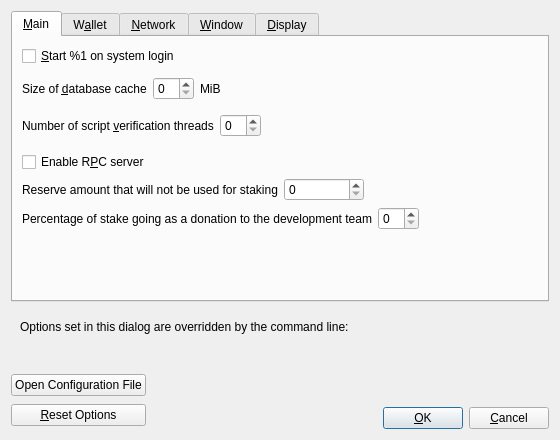
<?xml version="1.0" encoding="UTF-8"?>
<ui version="4.0">
 <class>OptionsDialog</class>
 <widget class="QDialog" name="OptionsDialog">
  <property name="geometry">
   <rect>
    <x>0</x>
    <y>0</y>
    <width>560</width>
    <height>440</height>
   </rect>
  </property>
  <property name="windowTitle">
   <string>Options</string>
  </property>
  <property name="modal">
   <bool>true</bool>
  </property>
  <layout class="QVBoxLayout" name="verticalLayout">
   <item>
    <widget class="QTabWidget" name="tabWidget">
     <property name="currentIndex">
      <number>0</number>
     </property>
     <widget class="QWidget" name="tabMain">
      <attribute name="title">
       <string>&amp;Main</string>
      </attribute>
      <layout class="QVBoxLayout" name="verticalLayout_Main">
       <item>
        <widget class="QCheckBox" name="bitcoinAtStartup">
         <property name="toolTip">
          <string>Automatically start %1 after logging in to the system.</string>
         </property>
         <property name="text">
          <string>&amp;Start %1 on system login</string>
         </property>
        </widget>
       </item>
       <item>
        <spacer name="horizontalSpacer_0_Main">
         <property name="orientation">
          <enum>Qt::Horizontal</enum>
         </property>
         <property name="sizeHint" stdset="0">
          <size>
           <width>40</width>
           <height>5</height>
          </size>
         </property>
        </spacer>
       </item>
       <item>
        <layout class="QHBoxLayout" name="horizontalLayout_2_Main">
         <item>
          <widget class="QLabel" name="databaseCacheLabel">
           <property name="toolTip">
            <string extracomment="Tooltip text for Options window setting that sets the size of the database cache. Explains the corresponding effects of increasing/decreasing this value.">Maximum database cache size. A larger cache can contribute to faster sync, after which the benefit is less pronounced for most use cases. Lowering the cache size will reduce memory usage. Unused mempool memory is shared for this cache.</string>
           </property>
           <property name="text">
            <string>Size of &amp;database cache</string>
           </property>
           <property name="textFormat">
            <enum>Qt::PlainText</enum>
           </property>
           <property name="buddy">
            <cstring>databaseCache</cstring>
           </property>
          </widget>
         </item>
         <item>
          <widget class="QSpinBox" name="databaseCache"/>
         </item>
         <item>
          <widget class="QLabel" name="databaseCacheUnitLabel">
           <property name="text">
            <string>MiB</string>
           </property>
           <property name="textFormat">
            <enum>Qt::PlainText</enum>
           </property>
          </widget>
         </item>
         <item>
          <spacer name="horizontalSpacer_2_Main">
           <property name="orientation">
            <enum>Qt::Horizontal</enum>
           </property>
           <property name="sizeHint" stdset="0">
            <size>
             <width>40</width>
             <height>20</height>
            </size>
           </property>
          </spacer>
         </item>
        </layout>
       </item>
       <item>
        <layout class="QHBoxLayout" name="horizontalLayout_Main_VerifyLabel">
         <item>
          <widget class="QLabel" name="threadsScriptVerifLabel">
           <property name="toolTip">
            <string extracomment="Tooltip text for Options window setting that sets the number of script verification threads. Explains that negative values mean to leave these many cores free to the system.">Set the number of script verification threads. Negative values correspond to the number of cores you want to leave free to the system.</string>
           </property>
           <property name="text">
            <string>Number of script &amp;verification threads</string>
           </property>
           <property name="textFormat">
            <enum>Qt::PlainText</enum>
           </property>
           <property name="buddy">
            <cstring>threadsScriptVerif</cstring>
           </property>
          </widget>
         </item>
         <item>
          <widget class="QSpinBox" name="threadsScriptVerif">
           <property name="toolTip">
            <string>(0 = auto, &lt;0 = leave that many cores free)</string>
           </property>
          </widget>
         </item>
         <item>
          <spacer name="horizontalSpacer_Main_Threads">
           <property name="orientation">
            <enum>Qt::Horizontal</enum>
           </property>
           <property name="sizeHint" stdset="0">
            <size>
             <width>40</width>
             <height>40</height>
            </size>
           </property>
          </spacer>
         </item>
        </layout>
       </item>
       <item>
       <widget class="QCheckBox" name="enableServer">
         <property name="toolTip">
          <string extracomment="Tooltip text for Options window setting that enables the RPC server.">This allows you or a third party tool to communicate with the node through command-line and JSON-RPC commands.</string>
         </property>
         <property name="text">
          <string extracomment="An Options window setting to enable the RPC server.">Enable R&amp;PC server</string>
         </property>
        </widget>
       </item>
       <item>
        <layout class="QHBoxLayout" name="horizontalLayout_Main_ReserveBalanceLabel">
         <item>
          <widget class="QLabel" name="reserveBalanceLabel">
           <property name="text">
            <string>Reserve amount that will not be used for staking</string>
           </property>
           <property name="textFormat">
            <enum>Qt::PlainText</enum>
           </property>
           <property name="buddy">
            <cstring>reserveBalance</cstring>
           </property>
          </widget>
         </item>
         <item>
          <widget class="BitcoinAmountField" name="reserveBalance">
           <property name="sizePolicy">
             <sizepolicy hsizetype="Fixed" vsizetype="Fixed">
             <horstretch>0</horstretch>
             <verstretch>0</verstretch>
             </sizepolicy>
           </property>
           <property name="minimumSize">
             <size>
             <width>80</width>
             <height>0</height>
             </size>
           </property>
           <property name="maximumSize">
             <size>
             <width>1000</width>
             <height>100</height>
             </size>
           </property>
           <property name="toolTip">
            <string>Reserve amount that will not be used for staking</string>
           </property>
          </widget>
         </item>
         <item>
          <spacer name="horizontalSpacer_Main_ReserveBalance">
           <property name="orientation">
            <enum>Qt::Horizontal</enum>
           </property>
           <property name="sizeHint" stdset="0">
            <size>
             <width>40</width>
             <height>20</height>
            </size>
           </property>
          </spacer>
         </item>
        </layout>
       </item>
       <item>
        <layout class="QHBoxLayout" name="horizontalLayout_Main_DonationsLabel">
         <item>
          <widget class="QLabel" name="donationPercentageLabel">
           <property name="text">
            <string>Percentage of stake going as a donation to the development team</string>
           </property>
           <property name="textFormat">
            <enum>Qt::PlainText</enum>
           </property>
           <property name="buddy">
            <cstring>donationPercentage</cstring>
           </property>
          </widget>
         </item>
         <item>
          <widget class="QSpinBox" name="donationPercentage">
           <property name="toolTip">
            <string>(set preferrable value in %)</string>
           </property>
          </widget>
         </item>
         <item>
          <spacer name="horizontalSpacer_Main_Donations">
           <property name="orientation">
            <enum>Qt::Horizontal</enum>
           </property>
           <property name="sizeHint" stdset="0">
            <size>
             <width>40</width>
             <height>20</height>
            </size>
           </property>
          </spacer>
         </item>
        </layout>
       </item>
       <item>
        <spacer name="verticalSpacer_Main">
         <property name="orientation">
          <enum>Qt::Vertical</enum>
         </property>
         <property name="sizeHint" stdset="0">
          <size>
           <width>20</width>
           <height>40</height>
          </size>
         </property>
        </spacer>
       </item>
      </layout>
     </widget>
     <widget class="QWidget" name="tabWallet">
      <attribute name="title">
       <string>W&amp;allet</string>
      </attribute>
      <layout class="QVBoxLayout" name="verticalLayout_Wallet">
       <item>
        <widget class="QCheckBox" name="subFeeFromAmount">
         <property name="toolTip">
          <string extracomment="Tooltip text for Options window setting that sets subtracting the fee from a sending amount as default.">Whether to set subtract fee from amount as default or not.</string>
         </property>
         <property name="text">
          <string extracomment="An Options window setting to set subtracting the fee from a sending amount as default.">Subtract &amp;fee from amount by default</string>
         </property>
        </widget>
       </item>
       <item>
        <widget class="QGroupBox" name="groupBox">
         <property name="title">
          <string>Expert</string>
         </property>
         <layout class="QVBoxLayout" name="verticalLayout_2">
          <item>
           <widget class="QCheckBox" name="coinControlFeatures">
            <property name="toolTip">
             <string>Whether to show coin control features or not.</string>
            </property>
            <property name="text">
             <string>Enable coin &amp;control features</string>
            </property>
           </widget>
          </item>
          <item>
           <widget class="QCheckBox" name="spendZeroConfChange">
            <property name="toolTip">
             <string>If you disable the spending of unconfirmed change, the change from a transaction cannot be used until that transaction has at least one confirmation. This also affects how your balance is computed.</string>
            </property>
            <property name="text">
             <string>&amp;Spend unconfirmed change</string>
            </property>
           </widget>
          </item>
          <item>
           <widget class="QCheckBox" name="m_enable_psbt_controls">
            <property name="text">
             <string extracomment="An options window setting to enable PSBT controls.">Enable &amp;PSBT controls</string>
            </property>
            <property name="toolTip">
             <string extracomment="Tooltip text for options window setting that enables PSBT controls.">Whether to show PSBT controls.</string>
            </property>
           </widget>
          </item>
         </layout>
        </widget>
       </item>
       <item>
        <widget class="QGroupBox" name="groupBoxHww">
         <property name="title">
          <string>External Signer (e.g. hardware wallet)</string>
         </property>
         <layout class="QVBoxLayout" name="verticalLayoutHww">
          <item>
           <layout class="QHBoxLayout" name="horizontalLayoutHww">
            <item>
             <widget class="QLabel" name="externalSignerPathLabel">
              <property name="text">
               <string>&amp;External signer script path</string>
              </property>
              <property name="buddy">
               <cstring>externalSignerPath</cstring>
              </property>
             </widget>
            </item>
            <item>
             <widget class="QLineEdit" name="externalSignerPath">
              <property name="toolTip">
               <string>Full path to a Bitcoin Core compatible script (e.g. C:\Downloads\hwi.exe or /Users/you/Downloads/hwi.py). Beware: malware can steal your coins!</string>
              </property>
             </widget>
            </item>
           </layout>
          </item>
         </layout>
        </widget>
       </item>
       <item>
        <spacer name="verticalSpacer_Wallet">
         <property name="orientation">
          <enum>Qt::Vertical</enum>
         </property>
         <property name="sizeHint" stdset="0">
          <size>
           <width>20</width>
           <height>40</height>
          </size>
         </property>
        </spacer>
       </item>
      </layout>
     </widget>
     <widget class="QWidget" name="tabNetwork">
      <attribute name="title">
       <string>&amp;Network</string>
      </attribute>
      <layout class="QVBoxLayout" name="verticalLayout_Network">
       <item>
        <widget class="QCheckBox" name="mapPortUpnp">
         <property name="toolTip">
          <string>Automatically open the Bitcoin client port on the router. This only works when your router supports UPnP and it is enabled.</string>
         </property>
         <property name="text">
          <string>Map port using &amp;UPnP</string>
         </property>
        </widget>
       </item>
       <item>
        <widget class="QCheckBox" name="mapPortNatpmp">
         <property name="toolTip">
          <string>Automatically open the Bitcoin client port on the router. This only works when your router supports NAT-PMP and it is enabled. The external port could be random.</string>
         </property>
         <property name="text">
          <string>Map port using NA&amp;T-PMP</string>
         </property>
        </widget>
       </item>
       <item>
        <widget class="QCheckBox" name="allowIncoming">
         <property name="toolTip">
          <string>Accept connections from outside.</string>
         </property>
         <property name="text">
          <string>Allow incomin&amp;g connections</string>
         </property>
        </widget>
       </item>
       <item>
        <widget class="QCheckBox" name="connectSocks">
         <property name="toolTip">
          <string>Connect to the Bitcoin network through a SOCKS5 proxy.</string>
         </property>
         <property name="text">
          <string>&amp;Connect through SOCKS5 proxy (default proxy):</string>
         </property>
        </widget>
       </item>
       <item>
        <layout class="QHBoxLayout" name="horizontalLayout_1_Network">
         <item>
          <widget class="QLabel" name="proxyIpLabel">
           <property name="text">
            <string>Proxy &amp;IP:</string>
           </property>
           <property name="textFormat">
            <enum>Qt::PlainText</enum>
           </property>
           <property name="buddy">
            <cstring>proxyIp</cstring>
           </property>
          </widget>
         </item>
         <item>
          <widget class="QValidatedLineEdit" name="proxyIp">
           <property name="minimumSize">
            <size>
             <width>140</width>
             <height>0</height>
            </size>
           </property>
           <property name="maximumSize">
            <size>
             <width>140</width>
             <height>16777215</height>
            </size>
           </property>
           <property name="toolTip">
            <string>IP address of the proxy (e.g. IPv4: 127.0.0.1 / IPv6: ::1)</string>
           </property>
          </widget>
         </item>
         <item>
          <widget class="QLabel" name="proxyPortLabel">
           <property name="text">
            <string>&amp;Port:</string>
           </property>
           <property name="textFormat">
            <enum>Qt::PlainText</enum>
           </property>
           <property name="buddy">
            <cstring>proxyPort</cstring>
           </property>
          </widget>
         </item>
         <item>
          <widget class="QLineEdit" name="proxyPort">
           <property name="minimumSize">
            <size>
             <width>55</width>
             <height>0</height>
            </size>
           </property>
           <property name="maximumSize">
            <size>
             <width>55</width>
             <height>16777215</height>
            </size>
           </property>
           <property name="toolTip">
            <string>Port of the proxy (e.g. 9050)</string>
           </property>
          </widget>
         </item>
         <item>
          <spacer name="horizontalSpacer_1_Network">
           <property name="orientation">
            <enum>Qt::Horizontal</enum>
           </property>
           <property name="sizeHint" stdset="0">
            <size>
             <width>40</width>
             <height>20</height>
            </size>
           </property>
          </spacer>
         </item>
        </layout>
       </item>
       <item>
        <layout class="QHBoxLayout" name="horizontalLayout_2_Network">
         <item>
          <widget class="QLabel" name="proxyActiveNets">
           <property name="text">
            <string>Used for reaching peers via:</string>
           </property>
           <property name="textFormat">
            <enum>Qt::PlainText</enum>
           </property>
          </widget>
         </item>
         <item>
          <widget class="QCheckBox" name="proxyReachIPv4">
           <property name="enabled">
            <bool>false</bool>
           </property>
           <property name="toolTip">
            <string>Shows if the supplied default SOCKS5 proxy is used to reach peers via this network type.</string>
           </property>
           <property name="text">
            <string/>
           </property>
          </widget>
         </item>
         <item>
          <widget class="QLabel" name="proxyReachIPv4Label">
           <property name="text">
            <string>IPv4</string>
           </property>
           <property name="textFormat">
            <enum>Qt::PlainText</enum>
           </property>
          </widget>
         </item>
         <item>
          <widget class="QCheckBox" name="proxyReachIPv6">
           <property name="enabled">
            <bool>false</bool>
           </property>
           <property name="toolTip">
            <string>Shows if the supplied default SOCKS5 proxy is used to reach peers via this network type.</string>
           </property>
           <property name="text">
            <string/>
           </property>
          </widget>
         </item>
         <item>
          <widget class="QLabel" name="proxyReachIPv6Label">
           <property name="text">
            <string>IPv6</string>
           </property>
           <property name="textFormat">
            <enum>Qt::PlainText</enum>
           </property>
          </widget>
         </item>
         <item>
          <widget class="QCheckBox" name="proxyReachTor">
           <property name="enabled">
            <bool>false</bool>
           </property>
           <property name="toolTip">
            <string>Shows if the supplied default SOCKS5 proxy is used to reach peers via this network type.</string>
           </property>
           <property name="text">
            <string/>
           </property>
          </widget>
         </item>
         <item>
          <widget class="QLabel" name="proxyReachTorLabel">
           <property name="text">
            <string>Tor</string>
           </property>
           <property name="textFormat">
            <enum>Qt::PlainText</enum>
           </property>
          </widget>
         </item>
         <item>
          <spacer name="horizontalSpacer_2_Network">
           <property name="orientation">
            <enum>Qt::Horizontal</enum>
           </property>
           <property name="sizeHint" stdset="0">
            <size>
             <width>40</width>
             <height>20</height>
            </size>
           </property>
          </spacer>
         </item>
        </layout>
       </item>
       <item>
        <widget class="QCheckBox" name="connectSocksTor">
         <property name="toolTip">
          <string>Connect to the Bitcoin network through a separate SOCKS5 proxy for Tor onion services.</string>
         </property>
         <property name="text">
          <string>Use separate SOCKS&amp;5 proxy to reach peers via Tor onion services:</string>
         </property>
        </widget>
       </item>
       <item>
        <layout class="QHBoxLayout" name="horizontalLayout_3_Network">
         <item>
          <widget class="QLabel" name="proxyIpTorLabel">
           <property name="text">
            <string>Proxy &amp;IP:</string>
           </property>
           <property name="textFormat">
            <enum>Qt::PlainText</enum>
           </property>
           <property name="buddy">
            <cstring>proxyIpTor</cstring>
           </property>
          </widget>
         </item>
         <item>
          <widget class="QValidatedLineEdit" name="proxyIpTor">
           <property name="minimumSize">
            <size>
             <width>140</width>
             <height>0</height>
            </size>
           </property>
           <property name="maximumSize">
            <size>
             <width>140</width>
             <height>16777215</height>
            </size>
           </property>
           <property name="toolTip">
            <string>IP address of the proxy (e.g. IPv4: 127.0.0.1 / IPv6: ::1)</string>
           </property>
          </widget>
         </item>
         <item>
          <widget class="QLabel" name="proxyPortTorLabel">
           <property name="text">
            <string>&amp;Port:</string>
           </property>
           <property name="textFormat">
            <enum>Qt::PlainText</enum>
           </property>
           <property name="buddy">
            <cstring>proxyPortTor</cstring>
           </property>
          </widget>
         </item>
         <item>
          <widget class="QLineEdit" name="proxyPortTor">
           <property name="minimumSize">
            <size>
             <width>55</width>
             <height>0</height>
            </size>
           </property>
           <property name="maximumSize">
            <size>
             <width>55</width>
             <height>16777215</height>
            </size>
           </property>
           <property name="toolTip">
            <string>Port of the proxy (e.g. 9050)</string>
           </property>
          </widget>
         </item>
         <item>
          <spacer name="horizontalSpacer_4_Network">
           <property name="orientation">
            <enum>Qt::Horizontal</enum>
           </property>
           <property name="sizeHint" stdset="0">
            <size>
             <width>40</width>
             <height>20</height>
            </size>
           </property>
          </spacer>
         </item>
        </layout>
       </item>
       <item>
        <spacer name="verticalSpacer_Network">
         <property name="orientation">
          <enum>Qt::Vertical</enum>
         </property>
         <property name="sizeHint" stdset="0">
          <size>
           <width>20</width>
           <height>40</height>
          </size>
         </property>
        </spacer>
       </item>
      </layout>
     </widget>
     <widget class="QWidget" name="tabWindow">
      <attribute name="title">
       <string>&amp;Window</string>
      </attribute>
      <layout class="QVBoxLayout" name="verticalLayout_Window">
       <item>
        <widget class="QCheckBox" name="showTrayIcon">
         <property name="toolTip">
          <string>Show the icon in the system tray.</string>
         </property>
         <property name="text">
          <string>&amp;Show tray icon</string>
         </property>
         <property name="checked">
          <bool>true</bool>
         </property>
        </widget>
       </item>
       <item>
        <widget class="QCheckBox" name="minimizeToTray">
         <property name="toolTip">
          <string>Show only a tray icon after minimizing the window.</string>
         </property>
         <property name="text">
          <string>&amp;Minimize to the tray instead of the taskbar</string>
         </property>
        </widget>
       </item>
       <item>
        <widget class="QCheckBox" name="minimizeOnClose">
         <property name="toolTip">
          <string>Minimize instead of exit the application when the window is closed. When this option is enabled, the application will be closed only after selecting Exit in the menu.</string>
         </property>
         <property name="text">
          <string>M&amp;inimize on close</string>
         </property>
        </widget>
       </item>
       <item>
        <spacer name="verticalSpacer_Window">
         <property name="orientation">
          <enum>Qt::Vertical</enum>
         </property>
         <property name="sizeHint" stdset="0">
          <size>
           <width>20</width>
           <height>40</height>
          </size>
         </property>
        </spacer>
       </item>
      </layout>
     </widget>
     <widget class="QWidget" name="tabDisplay">
      <attribute name="title">
       <string>&amp;Display</string>
      </attribute>
      <layout class="QVBoxLayout" name="verticalLayout_Display">
       <item>
        <layout class="QHBoxLayout" name="horizontalLayout_1_Display">
         <item>
          <widget class="QLabel" name="langLabel">
           <property name="text">
            <string>User Interface &amp;language:</string>
           </property>
           <property name="textFormat">
            <enum>Qt::PlainText</enum>
           </property>
           <property name="buddy">
            <cstring>lang</cstring>
           </property>
          </widget>
         </item>
         <item>
          <widget class="QValueComboBox" name="lang">
           <property name="toolTip">
            <string>The user interface language can be set here. This setting will take effect after restarting %1.</string>
           </property>
          </widget>
         </item>
        </layout>
       </item>
       <item>
        <layout class="QHBoxLayout" name="horizontalLayout_2_Display">
         <item>
          <widget class="QLabel" name="unitLabel">
           <property name="text">
            <string>&amp;Unit to show amounts in:</string>
           </property>
           <property name="textFormat">
            <enum>Qt::PlainText</enum>
           </property>
           <property name="buddy">
            <cstring>unit</cstring>
           </property>
          </widget>
         </item>
         <item>
          <widget class="QValueComboBox" name="unit">
           <property name="toolTip">
            <string>Choose the default subdivision unit to show in the interface and when sending coins.</string>
           </property>
          </widget>
         </item>
        </layout>
       </item>
       <item>
        <layout class="QHBoxLayout" name="horizontalLayout_3_Display">
         <item>
          <widget class="QLabel" name="thirdPartyTxUrlsLabel">
           <property name="toolTip">
            <string>Third-party URLs (e.g. a block explorer) that appear in the transactions tab as context menu items. %s in the URL is replaced by transaction hash. Multiple URLs are separated by vertical bar |.</string>
           </property>
           <property name="text">
            <string>&amp;Third-party transaction URLs</string>
           </property>
           <property name="buddy">
            <cstring>thirdPartyTxUrls</cstring>
           </property>
          </widget>
         </item>
         <item>
          <widget class="QLineEdit" name="thirdPartyTxUrls">
           <property name="toolTip">
            <string>Third-party URLs (e.g. a block explorer) that appear in the transactions tab as context menu items. %s in the URL is replaced by transaction hash. Multiple URLs are separated by vertical bar |.</string>
           </property>
           <property name="placeholderText">
            <string notr="true">https://example.com/tx/%s</string>
           </property>
          </widget>
         </item>
        </layout>
       </item>
       <item>
        <widget class="QGroupBox" name="font_groupBox">
         <property name="title">
          <string>Monospaced font in the Overview tab:</string>
         </property>
         <layout class="QVBoxLayout" name="font_verticalLayout">
          <item>
           <layout class="QHBoxLayout" name="embeddedFont_horizontalLayout">
            <item>
             <widget class="QRadioButton" name="embeddedFont_radioButton">
              <property name="text">
               <string>embedded &quot;%1&quot;</string>
              </property>
             </widget>
            </item>
            <item>
             <spacer name="embeddedFont_horizontalSpacer">
              <property name="orientation">
               <enum>Qt::Horizontal</enum>
              </property>
              <property name="sizeHint" stdset="0">
               <size>
                <width>40</width>
                <height>20</height>
               </size>
              </property>
             </spacer>
            </item>
            <item>
             <layout class="QVBoxLayout" name="embeddedFont_verticalLayout">
              <item>
               <widget class="QLabel" name="embeddedFont_label_1">
                <property name="text">
                 <string notr="true">111.11111111 BTC</string>
                </property>
               </widget>
              </item>
              <item>
               <widget class="QLabel" name="embeddedFont_label_9">
                <property name="text">
                 <string notr="true">909.09090909 BTC</string>
                </property>
               </widget>
              </item>
             </layout>
            </item>
           </layout>
          </item>
          <item>
           <widget class="Line" name="font_line">
            <property name="orientation">
             <enum>Qt::Horizontal</enum>
            </property>
           </widget>
          </item>
          <item>
           <layout class="QHBoxLayout" name="systemFont_horizontalLayout">
            <item>
             <widget class="QRadioButton" name="systemFont_radioButton">
              <property name="text">
               <string>closest matching &quot;%1&quot;</string>
              </property>
             </widget>
            </item>
            <item>
             <spacer name="systemFont_horizontalSpacer">
              <property name="orientation">
               <enum>Qt::Horizontal</enum>
              </property>
              <property name="sizeHint" stdset="0">
               <size>
                <width>40</width>
                <height>20</height>
               </size>
              </property>
             </spacer>
            </item>
            <item>
             <layout class="QVBoxLayout" name="systemFont_verticalLayout">
              <item>
               <widget class="QLabel" name="systemFont_label_1">
                <property name="text">
                 <string notr="true">111.11111111 BTC</string>
                </property>
               </widget>
              </item>
              <item>
               <widget class="QLabel" name="systemFont_label_9">
                <property name="text">
                 <string notr="true">909.09090909 BTC</string>
                </property>
               </widget>
              </item>
             </layout>
            </item>
           </layout>
          </item>
         </layout>
        </widget>
       </item>
       <item>
        <spacer name="verticalSpacer_Display">
         <property name="orientation">
          <enum>Qt::Vertical</enum>
         </property>
         <property name="sizeHint" stdset="0">
          <size>
           <width>20</width>
           <height>40</height>
          </size>
         </property>
        </spacer>
       </item>
      </layout>
     </widget>
    </widget>
   </item>
   <item>
    <widget class="QFrame" name="frame">
     <layout class="QVBoxLayout" name="verticalLayout_Bottom">
      <item>
       <layout class="QHBoxLayout" name="horizontalLayout_Bottom">
        <item>
         <widget class="QLabel" name="overriddenByCommandLineInfoLabel">
          <property name="text">
           <string>Options set in this dialog are overridden by the command line:</string>
          </property>
          <property name="textFormat">
           <enum>Qt::PlainText</enum>
          </property>
         </widget>
        </item>
        <item>
         <spacer name="horizontalSpacer_Bottom">
          <property name="orientation">
           <enum>Qt::Horizontal</enum>
          </property>
          <property name="sizeHint" stdset="0">
           <size>
            <width>40</width>
            <height>20</height>
           </size>
          </property>
         </spacer>
        </item>
       </layout>
      </item>
      <item>
       <widget class="QLabel" name="overriddenByCommandLineLabel">
        <property name="text">
         <string/>
        </property>
        <property name="textFormat">
         <enum>Qt::PlainText</enum>
        </property>
        <property name="wordWrap">
         <bool>true</bool>
        </property>
       </widget>
      </item>
     </layout>
    </widget>
   </item>
   <item>
    <layout class="QHBoxLayout" name="horizontalLayout_Buttons">
     <item>
      <layout class="QVBoxLayout" name="verticalLayout_Buttons">
       <item>
        <widget class="QPushButton" name="openBitcoinConfButton">
         <property name="toolTip">
          <string>Open the %1 configuration file from the working directory.</string>
         </property>
         <property name="text">
          <string>Open Configuration File</string>
         </property>
         <property name="autoDefault">
          <bool>false</bool>
         </property>
        </widget>
       </item>
       <item>
        <widget class="QPushButton" name="resetButton">
         <property name="toolTip">
          <string>Reset all client options to default.</string>
         </property>
         <property name="text">
          <string>&amp;Reset Options</string>
         </property>
         <property name="autoDefault">
          <bool>false</bool>
         </property>
        </widget>
       </item>
      </layout>
     </item>
     <item>
      <spacer name="horizontalSpacer_1">
       <property name="orientation">
        <enum>Qt::Horizontal</enum>
       </property>
       <property name="sizeHint" stdset="0">
        <size>
         <width>40</width>
         <height>48</height>
        </size>
       </property>
      </spacer>
     </item>
     <item>
      <widget class="QLabel" name="statusLabel">
       <property name="minimumSize">
        <size>
         <width>200</width>
         <height>0</height>
        </size>
       </property>
       <property name="font">
        <font>
         <weight>75</weight>
         <bold>true</bold>
        </font>
       </property>
       <property name="text">
        <string/>
       </property>
       <property name="textFormat">
        <enum>Qt::PlainText</enum>
       </property>
       <property name="wordWrap">
        <bool>true</bool>
       </property>
      </widget>
     </item>
     <item>
      <spacer name="horizontalSpacer_2">
       <property name="orientation">
        <enum>Qt::Horizontal</enum>
       </property>
       <property name="sizeHint" stdset="0">
        <size>
         <width>40</width>
         <height>48</height>
        </size>
       </property>
      </spacer>
     </item>
     <item>
      <layout class="QVBoxLayout" name="verticalLayout_4">
       <item>
        <spacer name="verticalSpacer">
         <property name="orientation">
          <enum>Qt::Vertical</enum>
         </property>
         <property name="sizeHint" stdset="0">
          <size>
           <width>20</width>
           <height>40</height>
          </size>
         </property>
        </spacer>
       </item>
       <item>
        <layout class="QHBoxLayout" name="horizontalLayout">
         <item>
          <widget class="QPushButton" name="okButton">
           <property name="text">
            <string>&amp;OK</string>
           </property>
           <property name="autoDefault">
            <bool>false</bool>
           </property>
           <property name="default">
            <bool>true</bool>
           </property>
          </widget>
         </item>
         <item>
          <widget class="QPushButton" name="cancelButton">
           <property name="text">
            <string>&amp;Cancel</string>
           </property>
           <property name="autoDefault">
            <bool>false</bool>
           </property>
          </widget>
         </item>
        </layout>
       </item>
      </layout>
     </item>
    </layout>
   </item>
  </layout>
 </widget>
 <customwidgets>
  <customwidget>
   <class>QValidatedLineEdit</class>
   <extends>QLineEdit</extends>
   <header>qt/qvalidatedlineedit.h</header>
  </customwidget>
  <customwidget>
   <class>QValueComboBox</class>
   <extends>QComboBox</extends>
   <header>qt/qvaluecombobox.h</header>
  </customwidget>
  <customwidget>
   <class>BitcoinAmountField</class>
   <extends>QSpinBox</extends>
   <header>qt/bitcoinamountfield.h</header>
  </customwidget>
 </customwidgets>
 <resources/>
 <connections/>
</ui>
